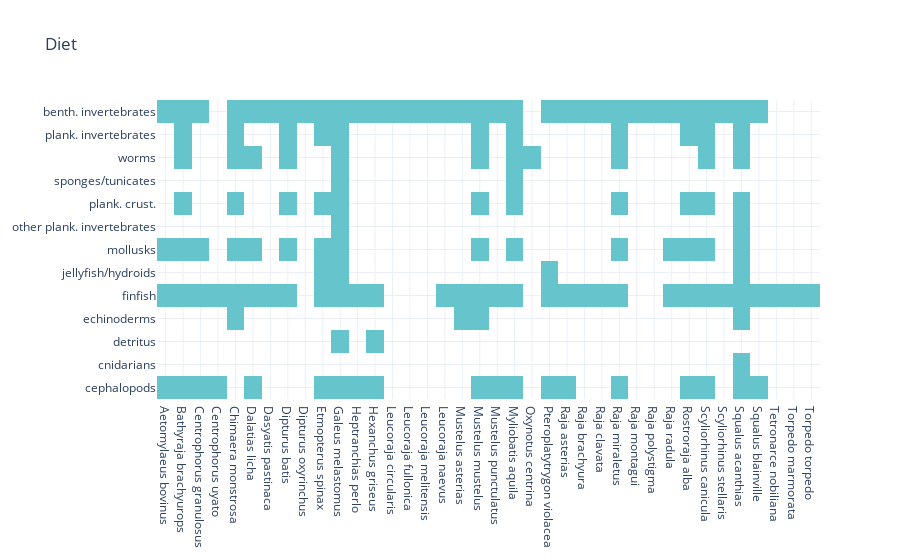

Notebook source saved alongside this figure:
### Code cell
plot_binary_heatmap(diet_df, xticks=diet_df.index.tolist(), yticks=diet_df.columns, title='Diet')

### Figure 1 — Plotly figure (JSON) as saved in the notebook; plotly's stock layout.template omitted (floating-point values rounded to 4 significant figures; data arrays with more than 128 entries replaced by an {"elided": "..."} marker saying what was removed)
{"data": [{"colorbar": {"ticktext": ["0", "1"], "tickvals": [0.25, 0.75]}, "colorscale": [[0, "rgba(255,255,255,0)"], [0.5, "rgba(255,255,255,0)"], [0.5, "rgb(102, 197, 204)"], [1, "rgb(102, 197, 204)"]], "showscale": false, "transpose": true, "type": "heatmap", "x": ["Aetomylaeus bovinus", "Bathyraja brachyurops", "Centrophorus granulosus", "Centrophorus uyato", "Chimaera monstrosa", "Dalatias licha", "Dasyatis pastinaca", "Dipturus batis", "Dipturus oxyrinchus", "Etmopterus spinax", "Galeus melastomus", "Heptranchias perlo", "Hexanchus griseus", "Leucoraja circularis", "Leucoraja fullonica", "Leucoraja melitensis", "Leucoraja naevus", "Mustelus asterias", "Mustelus mustelus", "Mustelus punctulatus", "Myliobatis aquila", "Oxynotus centrina", "Pteroplatytrygon violacea", "Raja asterias", "Raja brachyura", "Raja clavata", "Raja miraletus", "Raja montagui", "Raja polystigma", "Raja radula", "Rostroraja alba", "Scyliorhinus canicula", "Scyliorhinus stellaris", "Squalus acanthias", "Squalus blainville", "Tetronarce nobiliana", "Torpedo marmorata", "Torpedo torpedo"], "y": ["cephalopods", "cnidarians", "detritus", "echinoderms", "finfish", "jellyfish/hydroids", "mollusks", "other plank. invertebrates", "plank. crust.", "sponges/tunicates", "worms", "plank. invertebrates", "benth. invertebrates"], "z": {"elided": "38x13 int values"}}], "layout": {"title": {"text": "Diet"}}}
